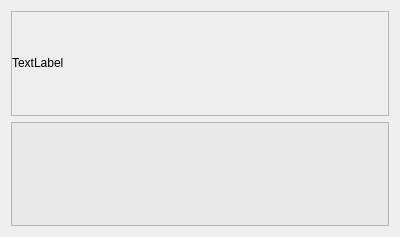
<?xml version="1.0" encoding="UTF-8"?>
<ui version="4.0">
 <class>listen_call_ui</class>
 <widget class="QWidget" name="listen_call_ui">
  <property name="geometry">
   <rect>
    <x>0</x>
    <y>0</y>
    <width>400</width>
    <height>237</height>
   </rect>
  </property>
  <property name="windowTitle">
   <string>listen_call_ui</string>
  </property>
  <layout class="QVBoxLayout" name="verticalLayout">
   <item>
    <widget class="QFrame" name="frame_2">
     <property name="frameShape">
      <enum>QFrame::StyledPanel</enum>
     </property>
     <property name="frameShadow">
      <enum>QFrame::Raised</enum>
     </property>
     <layout class="QHBoxLayout" name="horizontalLayout_2">
      <property name="spacing">
       <number>0</number>
      </property>
      <property name="leftMargin">
       <number>0</number>
      </property>
      <property name="topMargin">
       <number>0</number>
      </property>
      <property name="rightMargin">
       <number>0</number>
      </property>
      <property name="bottomMargin">
       <number>0</number>
      </property>
      <item>
       <widget class="QLabel" name="label">
        <property name="sizePolicy">
         <sizepolicy hsizetype="Fixed" vsizetype="Fixed">
          <horstretch>0</horstretch>
          <verstretch>0</verstretch>
         </sizepolicy>
        </property>
        <property name="minimumSize">
         <size>
          <width>50</width>
          <height>90</height>
         </size>
        </property>
        <property name="maximumSize">
         <size>
          <width>100</width>
          <height>16777215</height>
         </size>
        </property>
        <property name="text">
         <string>TextLabel</string>
        </property>
       </widget>
      </item>
      <item>
       <widget class="QLabel" name="label_2">
        <property name="font">
         <font>
          <family>Adobe 宋体 Std L</family>
          <pointsize>14</pointsize>
         </font>
        </property>
        <property name="text">
         <string>&lt;html&gt;&lt;head/&gt;&lt;body&gt;&lt;p&gt;&lt;br/&gt;&lt;/p&gt;&lt;/body&gt;&lt;/html&gt;</string>
        </property>
        <property name="margin">
         <number>50</number>
        </property>
       </widget>
      </item>
     </layout>
    </widget>
   </item>
   <item>
    <widget class="QFrame" name="frame">
     <property name="styleSheet">
      <string notr="true">background-color:rgb(233, 233, 233);</string>
     </property>
     <property name="frameShape">
      <enum>QFrame::StyledPanel</enum>
     </property>
     <property name="frameShadow">
      <enum>QFrame::Raised</enum>
     </property>
     <layout class="QHBoxLayout" name="horizontalLayout">
      <property name="spacing">
       <number>0</number>
      </property>
      <property name="leftMargin">
       <number>0</number>
      </property>
      <property name="topMargin">
       <number>0</number>
      </property>
      <property name="rightMargin">
       <number>0</number>
      </property>
      <property name="bottomMargin">
       <number>0</number>
      </property>
      <item>
       <widget class="QPushButton" name="pushButton">
        <property name="sizePolicy">
         <sizepolicy hsizetype="Fixed" vsizetype="Fixed">
          <horstretch>0</horstretch>
          <verstretch>0</verstretch>
         </sizepolicy>
        </property>
        <property name="minimumSize">
         <size>
          <width>90</width>
          <height>50</height>
         </size>
        </property>
        <property name="text">
         <string/>
        </property>
        <property name="flat">
         <bool>true</bool>
        </property>
       </widget>
      </item>
      <item>
       <spacer name="horizontalSpacer">
        <property name="orientation">
         <enum>Qt::Horizontal</enum>
        </property>
        <property name="sizeHint" stdset="0">
         <size>
          <width>40</width>
          <height>20</height>
         </size>
        </property>
       </spacer>
      </item>
      <item>
       <widget class="QPushButton" name="pushButton_2">
        <property name="sizePolicy">
         <sizepolicy hsizetype="Fixed" vsizetype="Fixed">
          <horstretch>0</horstretch>
          <verstretch>0</verstretch>
         </sizepolicy>
        </property>
        <property name="minimumSize">
         <size>
          <width>90</width>
          <height>50</height>
         </size>
        </property>
        <property name="text">
         <string/>
        </property>
        <property name="flat">
         <bool>true</bool>
        </property>
       </widget>
      </item>
     </layout>
    </widget>
   </item>
  </layout>
 </widget>
 <layoutdefault spacing="6" margin="11"/>
 <resources/>
 <connections/>
</ui>
